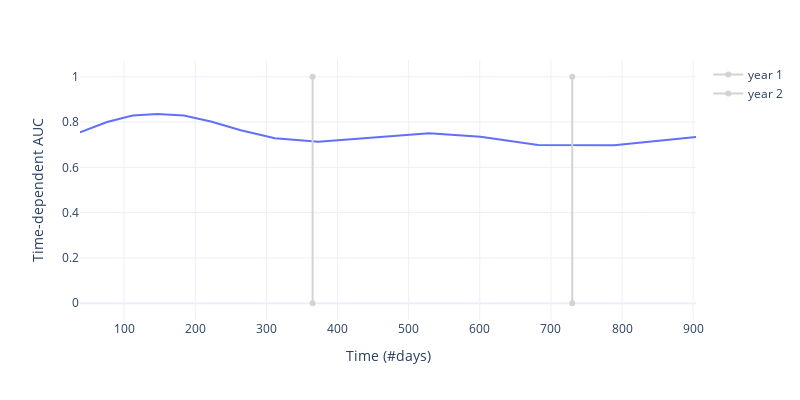

Here is the notebook cell this chart was saved with:
### Code cell
times = np.percentile(df[col_target], np.linspace(5, 81, 15))
auc, mean_auc = cumulative_dynamic_auc(y_train, y_test, risk_score, times)

fig = px.line(x=times, y= auc, width=800, height=400)

fig = fig.add_traces([
    go.Scatter(
        x=[365*i, 365*i], y=[0, 1], 
        name=f"year {i}", line_color = 'lightgrey') 
    for i in range(1, int(max(times)/365)+1)
])


fig.update_layout({
    "xaxis": dict(title = "Time (#days)"),
    "yaxis": dict(title = "Time-dependent AUC")
})

### Figure 1 — Plotly figure (JSON) as saved in the notebook; plotly's stock layout.template omitted (floating-point values rounded to 4 significant figures)
{"data": [{"hovertemplate": "x=%{x}<br>y=%{y}<extra></extra>", "legendgroup": "", "line": {"color": "#636efa", "dash": "solid"}, "mode": "lines", "name": "", "orientation": "v", "showlegend": false, "type": "scatter", "x": [38, 76, 112, 147, 184, 222, 264, 312, 373, 454, 529, 601, 682, 789, 904], "xaxis": "x", "y": [0.7544, 0.8004, 0.8286, 0.8359, 0.8287, 0.8024, 0.7639, 0.7285, 0.7126, 0.7309, 0.7505, 0.7346, 0.6989, 0.698, 0.734], "yaxis": "y"}, {"line": {"color": "lightgrey"}, "name": "year 1", "type": "scatter", "x": [365, 365], "y": [0, 1]}, {"line": {"color": "lightgrey"}, "name": "year 2", "type": "scatter", "x": [730, 730], "y": [0, 1]}], "layout": {"height": 400, "legend": {"tracegroupgap": 0}, "margin": {"t": 60}, "width": 800, "xaxis": {"anchor": "y", "domain": [0, 1], "title": {"text": "Time (#days)"}}, "yaxis": {"anchor": "x", "domain": [0, 1], "title": {"text": "Time-dependent AUC"}}}}
